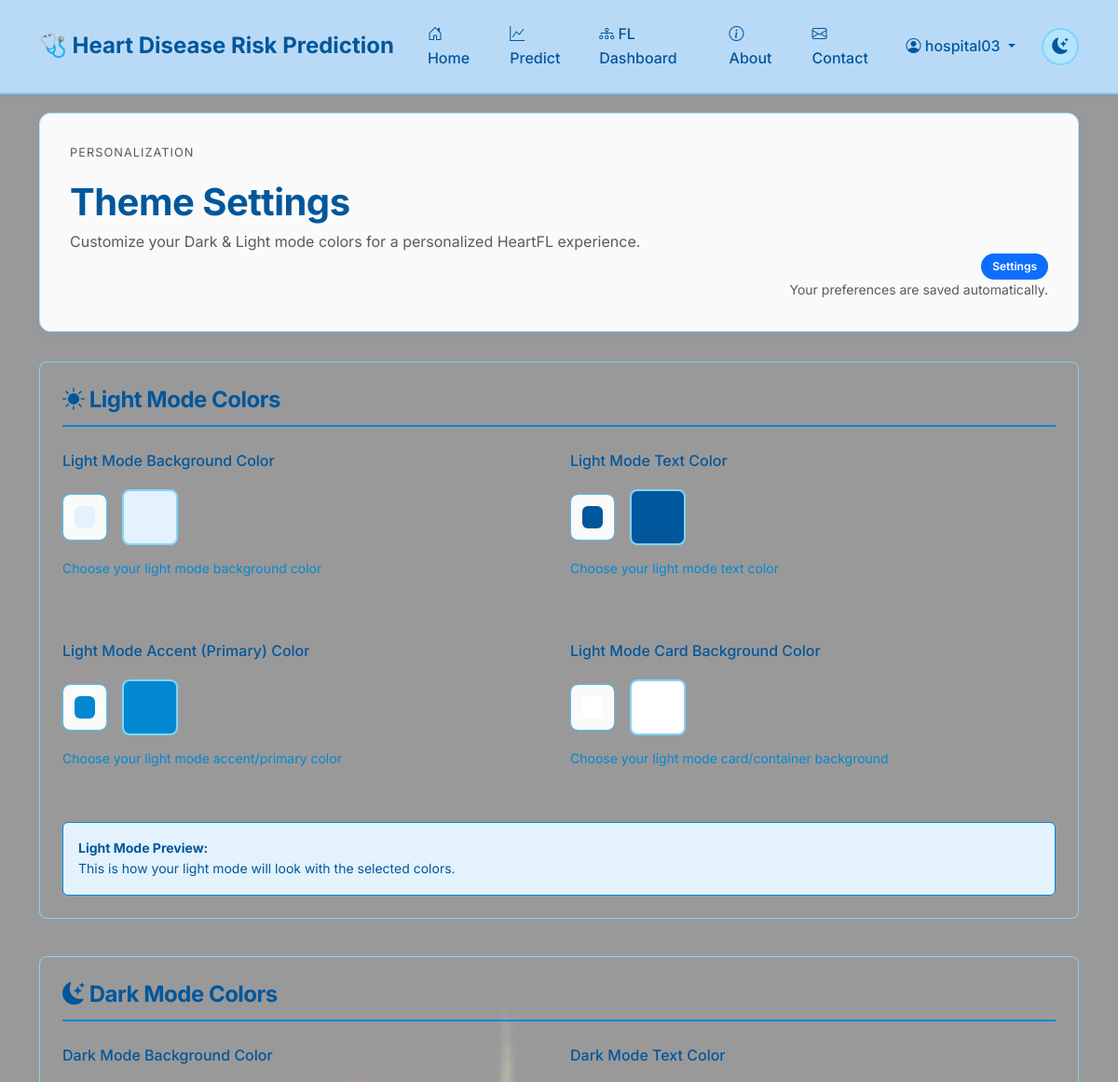
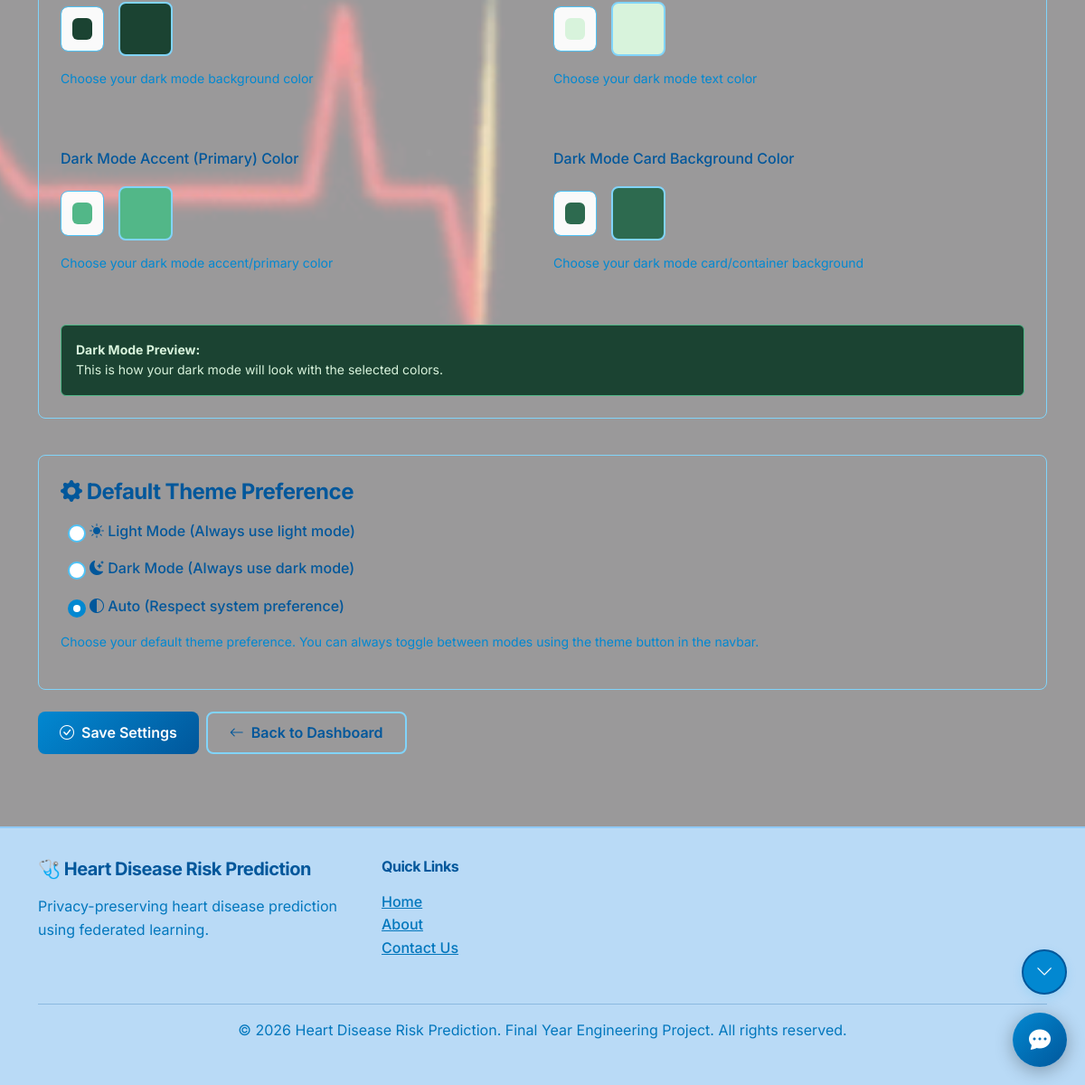
The app's page /accounts/settings/ (signed in) with its own data (2 pictures, top to bottom).
### accounts/models.py (models this page shows, shortened)
class UserThemeSettings(models.Model):
    user = models.OneToOneField(User, on_delete=models.CASCADE, related_name='theme_settings')
    light_bg_color = models.CharField(max_length=7, default='#E3F2FD', help_text='Light mode background color')
    light_text_color = models.CharField(max_length=7, default='#01579B', help_text='Light mode text color')
    light_accent_color = models.CharField(max_length=7, default='#0288D1', help_text='Light mode accent/primary color')
    light_card_bg = models.CharField(max_length=7, default='#FFFFFF', help_text='Light mode card background')
    dark_bg_color = models.CharField(max_length=7, default='#1B4332', help_text='Dark mode background color')
    dark_text_color = models.CharField(max_length=7, default='#D8F3DC', help_text='Dark mode text color')
    dark_accent_color = models.CharField(max_length=7, default='#52B788', help_text='Dark mode accent/primary color')
    dark_card_bg = models.CharField(max_length=7, default='#2D6A4F', help_text='Dark mode card background')
    preferred_theme = models.CharField(
        max_length=10,
        choices=[('light', 'Light Mode'), ('dark', 'Dark Mode'), ('auto', 'Auto (System)')],
        default='auto',
        help_text='User preferred default theme'
    )
    created_at = models.DateTimeField(auto_now_add=True)
    updated_at = models.DateTimeField(auto_now=True)
    class Meta:
        verbose_name = 'User Theme Settings'
        verbose_name_plural = 'User Theme Settings'

### accounts/views.py (the view)
# urls.py: path('settings/', views.user_settings, name='settings'),
@login_required
def user_settings(request):
    theme_settings, created = UserThemeSettings.objects.get_or_create(user=request.user)
    if request.method == 'POST':
        form = ThemeSettingsForm(request.POST, instance=theme_settings)
        if form.is_valid():
            form.save()
            messages.success(request, 'Theme settings updated successfully!')
            user_role = request.session.get('user_role', 'user')
            profile = getattr(request.user, 'profile', None)
            if profile and profile.user_type:
                user_role = profile.user_type
            return redirect('accounts:settings')
        else:
            messages.error(request, 'Please correct the errors below.')
    else:
        form = ThemeSettingsForm(instance=theme_settings)
    user_role = request.session.get('user_role', 'user')
    profile = getattr(request.user, 'profile', None)
    if profile and profile.user_type:
        user_role = profile.user_type
    context = {
        'page_title': 'Settings - HeartFL',
        'active_page': 'settings',
        'form': form,
        'theme_settings': theme_settings,
        'user_role': user_role,
        'role_display': 'Doctor' if user_role == 'doctor' else ('Hospital Admin' if user_role == 'hospital' else 'User'),
    }
    return render(request, 'accounts/settings.html', context)

### templates/accounts/settings.html (shortened to what this page needs)
{% extends 'base.html' %}
{% load static %}
{% block content %}
<section class="settings-container fade-in-up">
    <header class="settings-hero glass-card">
        <div>
            <p class="eyebrow text-muted">
                PERSONALIZATION
            </p>
            <h1 class="fw-bold mb-1">
                Theme Settings
            </h1>
            <p class="text-muted mb-0">
                Customize your Dark & Light mode colors for a personalized HeartFL experience.
            </p>
        </div>
        <div class="hero-meta text-end">
            <span class="badge bg-primary">Settings</span>
            <small class="text-muted d-block">Your preferences are saved automatically.</small>
        </div>
    </header>
    <form method="post" class="settings-form">
        <div class="color-section">
            <h4>
                <i class="bi bi-sun-fill"></i> Light Mode Colors
            </h4>
            <div class="color-grid">
                <div class="color-input-group">
                    <label for="{{ form.light_bg_color.id_for_label }}">
                        {{ form.light_bg_color.label }}
                    </label>
                    <div class="color-input-wrapper">
                        {{ form.light_bg_color }}
                        <div class="color-preview" id="preview_light_bg" title="Background preview"></div>
                    </div>
                    <p class="help-text">Choose your light mode background color</p>
                </div>
                <div class="color-input-group">
                    <label for="{{ form.light_text_color.id_for_label }}">
                        {{ form.light_text_color.label }}
                    </label>
                    <div class="color-input-wrapper">
                        {{ form.light_text_color }}
                        <div class="color-preview" id="preview_light_text" title="Text preview"></div>
                    </div>
                    <p class="help-text">Choose your light mode text color</p>
                </div>
                <div class="color-input-group">
                    <label for="{{ form.light_accent_color.id_for_label }}">
                        {{ form.light_accent_color.label }}
                    </label>
                    <div class="color-input-wrapper">
                        {{ form.light_accent_color }}
                        <div class="color-preview" id="preview_light_accent" title="Accent preview"></div>
                    </div>
                    <p class="help-text">Choose your light mode accent/primary color</p>
                </div>
                <div class="color-input-group">
                    <label for="{{ form.light_card_bg.id_for_label }}">
                        {{ form.light_card_bg.label }}
                    </label>
                    <div class="color-input-wrapper">
                        {{ form.light_card_bg }}
                        <div class="color-preview" id="preview_light_card" title="Card background preview"></div>
                    </div>
                    <p class="help-text">Choose your light mode card/container background</p>
                </div>
            </div>
            <div class="preview-box mt-3" id="light_preview_box" style="border: 1px solid #ccc;">
                <strong>Light Mode Preview:</strong><br>
                This is how your light mode will look with the selected colors.
            </div>
        </div>
        <div class="color-section">
            <h4>
                <i class="bi bi-moon-stars-fill"></i> Dark Mode Colors
            </h4>
            <div class="color-grid">
                <div class="color-input-group">
                    <label for="{{ form.dark_bg_color.id_for_label }}">
                        {{ form.dark_bg_color.label }}
                    </label>
                    <div class="color-input-wrapper">
                        {{ form.dark_bg_color }}
                        <div class="color-preview" id="preview_dark_bg" title="Background preview"></div>
                    </div>
                    <p class="help-text">Choose your dark mode background color</p>
                </div>
                <div class="color-input-group">
                    <label for="{{ form.dark_text_color.id_for_label }}">
                        {{ form.dark_text_color.label }}
                    </label>
                    <div class="color-input-wrapper">
                        {{ form.dark_text_color }}
                        <div class="color-preview" id="preview_dark_text" title="Text preview"></div>
                    </div>
                    <p class="help-text">Choose your dark mode text color</p>
                </div>
                <div class="color-input-group">
                    <label for="{{ form.dark_accent_color.id_for_label }}">
                        {{ form.dark_accent_color.label }}
                    </label>
                    <div class="color-input-wrapper">
                        {{ form.dark_accent_color }}
                        <div class="color-preview" id="preview_dark_accent" title="Accent preview"></div>
                    </div>
                    <p class="help-text">Choose your dark mode accent/primary color</p>
                </div>
                <div class="color-input-group">
                    <label for="{{ form.dark_card_bg.id_for_label }}">
                        {{ form.dark_card_bg.label }}
                    </label>
                    <div class="color-input-wrapper">
                        {{ form.dark_card_bg }}
                        <div class="color-preview" id="preview_dark_card" title="Card background preview"></div>
                    </div>
                    <p class="help-text">Choose your dark mode card/container background</p>
                </div>
            </div>
            <div class="preview-box mt-3" id="dark_preview_box" style="border: 1px solid #555; background-color: #333; color: #ccc;">
                <strong>Dark Mode Preview:</strong><br>
                This is how your dark mode will look with the selected colors.
            </div>
        </div>
        <div class="theme-preference">
            <h4>
                <i class="bi bi-gear-fill"></i> Default Theme Preference
            </h4>
            <div>
                {% for value, label in form.preferred_theme.field.choices %}
                    <div class="form-check">
                        <input class="form-check-input" type="radio" name="preferred_theme" id="theme_{{ value }}" value="{{ value }}"
                            {% if form.preferred_theme.value == value %}checked{% endif %}>
                        <label class="form-check-label" for="theme_{{ value }}">
                            {% if value == 'light' %}
                                <i class="bi bi-sun-fill"></i> Light Mode (Always use light mode)
                            {% elif value == 'dark' %}
                                <i class="bi bi-moon-stars-fill"></i> Dark Mode (Always use dark mode)
                            {% else %}
                                <i class="bi bi-circle-half"></i> Auto (Respect system preference)
                            {% endif %}
                        </label>
                    </div>
                {% endfor %}
            </div>
            <p class="help-text mt-3">Choose your default theme preference. You can always toggle between modes using the theme button in the navbar.</p>
        </div>
        <div class="d-flex gap-2 mt-4">
            <button type="submit" class="btn btn-primary btn-lg">
                <i class="bi bi-check-circle"></i> Save Settings
            </button>
            <a href="{% url 'accounts:dashboard' %}" class="btn btn-outline-secondary btn-lg">
                <i class="bi bi-arrow-left"></i> Back to Dashboard
            </a>
        </div>
    </form>
</section>
{% endblock %}

### templates/base.html (shortened to what this page needs)
{% load static %}
<!DOCTYPE html>
<html lang="en" data-theme="light">
<head>
    <link href="https://cdn.jsdelivr.net/npm/bootstrap@5.3.0/dist/css/bootstrap.min.css" rel="stylesheet">
    <link rel="stylesheet" href="https://cdn.jsdelivr.net/npm/bootstrap-icons@1.10.0/font/bootstrap-icons.css">
    <link rel="stylesheet" href="{% static 'css/theme.css' %}">
    <link rel="stylesheet" href="{% static 'css/style.css' %}">
    <link rel="stylesheet" href="{% static 'css/animations.css' %}">
</head>
<body>
    <nav class="navbar navbar-expand-lg sticky-top">
        <div class="container">
            <a class="navbar-brand" href="{% url 'core:home' %}">
                <span>🩺 Heart Disease Risk Prediction</span>
            </a>
            <div class="collapse navbar-collapse" id="navbarNav">
                <ul class="navbar-nav ms-auto align-items-center">
                    <li class="nav-item">
                        <a class="nav-link {% if active_page == 'home' %}active{% endif %}" href="{% url 'core:home' %}" aria-label="Home">
                            <i class="bi bi-house-door"></i> Home
                        </a>
                    </li>
                    {% if not user.is_superuser %}
                        <li class="nav-item">
                            <a class="nav-link {% if active_page == 'predict' %}active{% endif %}" href="{% url 'prediction:predict' %}" aria-label="Predict">
                                <i class="bi bi-graph-up"></i> Predict
                            </a>
                        </li>
                    {% endif %}
                    <li class="nav-item">
                        <a class="nav-link {% if active_page == 'fl_dashboard' %}active{% endif %}" href="{% url 'federated:dashboard' %}" aria-label="Federated Learning Dashboard">
                            <i class="bi bi-diagram-3"></i> FL Dashboard
                        </a>
                    </li>
                    <li class="nav-item">
                        <a class="nav-link {% if active_page == 'about' %}active{% endif %}" href="{% url 'core:about' %}" aria-label="About">
                            <i class="bi bi-info-circle"></i> About
                        </a>
                    </li>
                    {% if not user.is_superuser %}
                        <li class="nav-item">
                            <a class="nav-link {% if active_page == 'contact' %}active{% endif %}" href="{% url 'core:contact' %}" aria-label="Contact">
                                <i class="bi bi-envelope"></i> Contact
                            </a>
                        </li>
                    {% endif %}
                    {% if user.is_authenticated %}
                        <li class="nav-item dropdown">
                            <a class="nav-link dropdown-toggle" href="#" id="userDropdown" role="button" data-bs-toggle="dropdown" aria-expanded="false">
                                <i class="bi bi-person-circle"></i> {{ user.username }}
                            </a>
                        </li>
                    {% else %}
                        <li class="nav-item">
                            <a class="nav-link {% if active_page == 'login' %}active{% endif %}" href="{% url 'accounts:login' %}" aria-label="Login">
                                <i class="bi bi-box-arrow-in-right"></i> Login
                            </a>
                        </li>
                    {% endif %}
                    <li class="nav-item ms-2">
                        <button class="theme-toggle" id="themeToggle" title="Toggle Light Blue/Dark Green Mode" aria-label="Toggle light blue and dark green mode">
                            <i class="bi bi-moon-stars-fill" id="themeIcon"></i>
                        </button>
                    </li>
                </ul>
            </div>
        </div>
    </nav>
    <div class="main-container" style="padding-top: 20px;">
        <div class="container">
            <main id="main-content">
                {% block content %}{% endblock %}
            </main>
        </div>
    </div>
    <div class="page-nav-buttons">
        <button id="pageDownBtn" class="page-nav-btn page-down" title="Scroll to Bottom" aria-label="Scroll to bottom">
            <i class="bi bi-chevron-down"></i>
        </button>
    </div>
    <div class="chatbot-widget" id="chatbotWidget">
        <button class="chatbot-toggle" id="chatbotToggle" title="AI Assistant" aria-label="Open AI Assistant">
            <i class="bi bi-chat-dots-fill"></i>
        </button>
    </div>
    <footer class="footer mt-5">
        <div class="container">
            <div class="row">
                <div class="col-md-4 mb-3">
                    <h5> 🩺 Heart Disease Risk Prediction</h5>
                    <p>Privacy-preserving heart disease prediction using federated learning.</p>
                </div>
                <div class="col-md-4 mb-3">
                    <h6>Quick Links</h6>
                    <ul class="list-unstyled">
                        <li><a href="{% url 'core:home' %}">Home</a></li>
                        <li><a href="{% url 'core:about' %}">About</a></li>
                        <li><a href="{% url 'core:contact' %}">Contact Us</a></li>
                    </ul>
                </div>
            </div>
            <hr>
            <div class="text-center">
                <p>&copy; 2026 Heart Disease Risk Prediction. Final Year Engineering Project. All rights reserved.</p>
            </div>
        </div>
    </footer>
</body>
</html>

### records on screen
UserThemeSettings: light_bg_color "#e3f2fd", light_text_color "#01579b", light_accent_color "#0288d1", light_card_bg "#ffffff", dark_bg_color "#1b4332", dark_text_color "#d8f3dc", dark_accent_color "#52b788", dark_card_bg "#2d6a4f", preferred_theme "☐ Light Mode (Always use light m" "☐ Dark Mode (Always use dark mod" "☑ Auto (Respect system preferenc"

### other values on screen
{{ user.username }} "hospital03"
